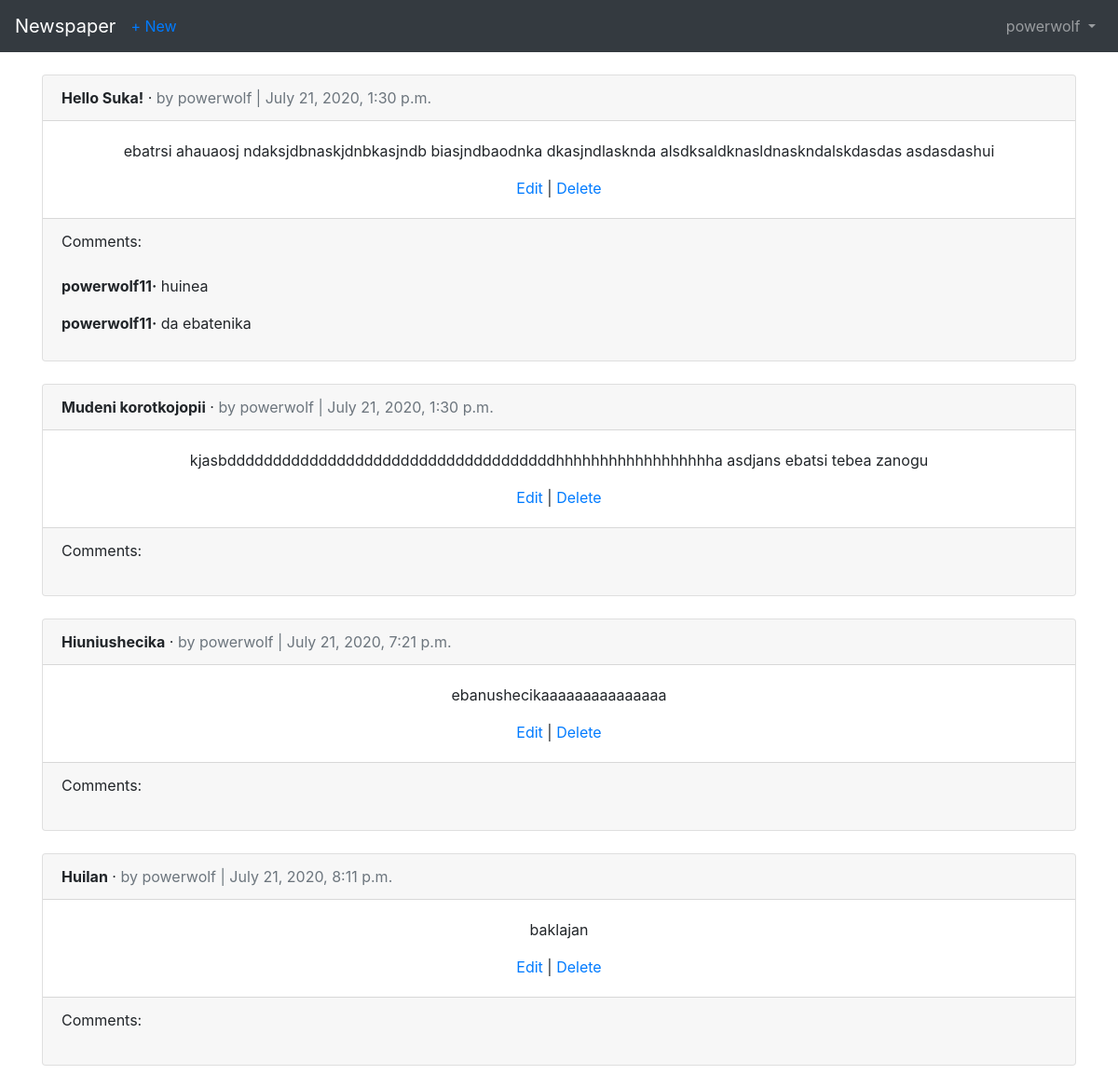
The page /articles/ (signed in) on the database its author committed.
### users/models.py (models this page shows)
class CustomUser(AbstractUser):
	age = models.PositiveIntegerField(null=True, blank=True)

### articles/models.py (models this page shows, shortened)
class Article(models.Model):
	title = models.CharField(max_length=255)
	body = models.TextField()
	date = models.DateTimeField(auto_now_add=True)
	author = models.ForeignKey(
		get_user_model(),
		on_delete=models.CASCADE,
	)

class Comment(models.Model):
	article = models.ForeignKey(Article, on_delete=models.CASCADE, related_name='comments',)
	comment = models.CharField(max_length=140)
	author = models.ForeignKey(
		get_user_model(),
		on_delete=models.CASCADE,
		)
	def __str__(self):
		return self.comment

### articles/views.py (the view)
# urls.py: path('', ArticleListView.as_view(), name='article_list'),
class ArticleListView(LoginRequiredMixin, ListView):
	model = Article
	template_name = 'article_list.html'
	login_url = 'login'

### templates/article_list.html (shortened to what this page needs)
{% extends 'base.html' %}
{% block content %}
	{% for article in object_list %}
		<div class="card">
			<div class="card-header">
				<span class="font-weight-bold">{{ article.title }}</span> &middot;
				<span class="text-muted">by {{ article.author }} |
				{{ article.date }}</span>
			</div>
			<div class="card-body text-center" >
				<p>{{ article.body }}</p>
				<a href="{% url 'article_edit' article.pk %}">Edit</a> |
				<a href="{% url 'article_delete' article.pk %}">Delete</a>
			</div>
			<div class="card-footer">
				Comments:<br><br>
				{% for comment in article.comments.all %}
					<p>
						<span class="font-weight-bold">{{ comment.author }}&middot;</span>
						{{comment}}
					</p>
				{% endfor %}
			</div>
		</div>
		<br>
	{% endfor %}
{% endblock content %}

### templates/base.html (shortened to what this page needs)
<!doctype html>
<html lang="en">
  <head>
    <link rel="stylesheet" href="https://stackpath.bootstrapcdn.com/bootstrap/4.1.3/css/bootstrap.min.css">
  </head>
  <body>
    <nav class="navbar navbar-expand-md navbar-dark bg-dark mb-4">
      <a class="navbar-brand" href="{% url 'home' %}">Newspaper</a>
      {% if user.is_authenticated %}
        <ul class="navbar-nav mr-auto">
          <li class="nav-item"><a href="{% url 'article_new' %}">+ New</a></li>
        </ul>
      {% endif %}
      <div class="collapse navbar-collapse" id="navbarCollapse">
        {% if user.is_authenticated %}
          <ul class="navbar-nav ml-auto">
            <li class="nav-item">
              <a class="nav-link dropdown-toggle" href="#" id="userMenu" data-toggle="dropdown" aria-haspopup="true" aria-expanded="false">
                {{ user.username }}
              </a>
            </li>
          </ul>
        {% endif %}
      </div>
    </nav>
    <div class="container">
      {% block content %}
      {% endblock content %}
    </div>
  </body>
</html>

### rows shown on the page
CustomUser: username "powerwolf"
Article: title "Hello Suka!", author "powerwolf", date "July 21, 2020, 1:30 p.m.", body "ebatrsi ahauaosj ndaksjdbnaskjdnbkasjndb biasjndbaodnka dkasjndlasknda alsdksaldknasldnaskndalskdasdas asdasdashui"
Comment: author "powerwolf11", comment "huinea"
Comment: author "powerwolf11", comment "da ebatenika"
Article: title "Mudeni korotkojopii", author "powerwolf", date "July 21, 2020, 1:30 p.m.", body "kjasbddddddddddddddddddddddddddddddddddddhhhhhhhhhhhhhhhhhha asdjans ebatsi tebea zanogu"
Article: title "Hiuniushecika", author "powerwolf", date "July 21, 2020, 7:21 p.m.", body "ebanushecikaaaaaaaaaaaaaaa"
Article: title "Huilan", author "powerwolf", date "July 21, 2020, 8:11 p.m.", body "baklajan"
